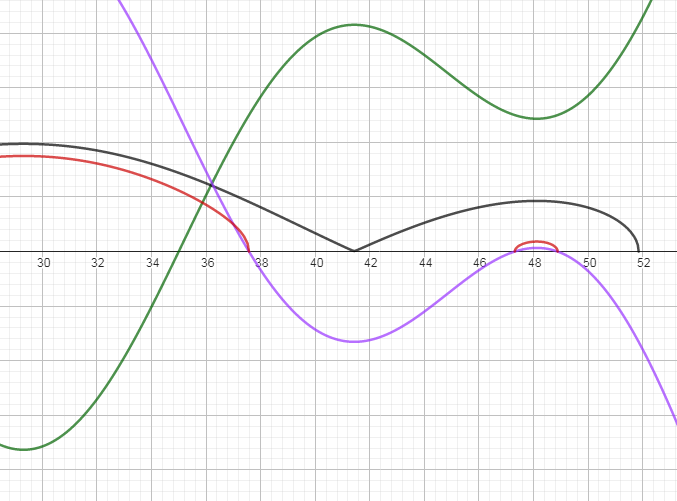
#> input picture Task_8/Graph_dop_vel.PNG, 677 x 501 px
$ python Image_BW.py
#> lines starting #> are read from the running program, lines starting #| are printed output that depends on the picture
import cv2
import numpy as np
img = cv2.imread("Graph_dop_vel.PNG")
#> img is the input picture: shape (501, 677, 3); mean B, G, R 247.6, 247.1, 247.4
cv2.imshow("Image BW Window", cv2.cvtColor(img, 6))
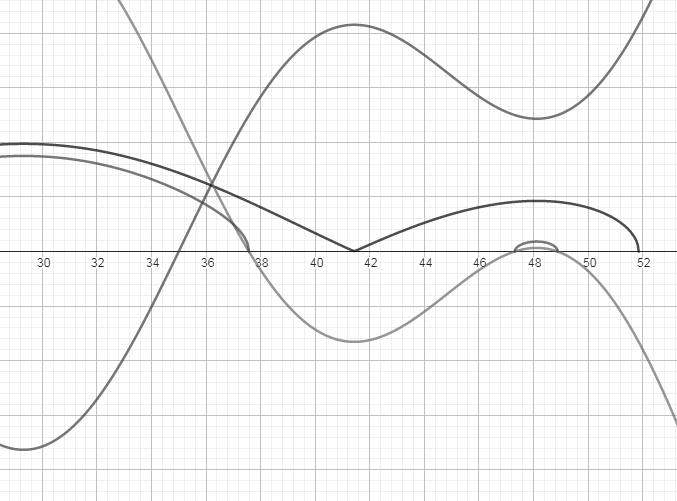
#> window 'Image BW Window': shape (501, 677); min 11, max 255, mean 247.3
try:
    while True:
        key = cv2.waitKey(1)
#> (key Esc is pressed here)
        if key == 27:
            break
finally:
    cv2.destroyAllWindows()
